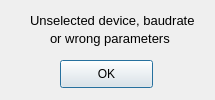
<?xml version="1.0" encoding="UTF-8"?>
<ui version="4.0">
 <class>Dialog</class>
 <widget class="QDialog" name="Dialog">
  <property name="geometry">
   <rect>
    <x>0</x>
    <y>0</y>
    <width>215</width>
    <height>100</height>
   </rect>
  </property>
  <property name="minimumSize">
   <size>
    <width>215</width>
    <height>100</height>
   </size>
  </property>
  <property name="windowTitle">
   <string>Error</string>
  </property>
  <widget class="QPushButton" name="btnOK">
   <property name="geometry">
    <rect>
     <x>60</x>
     <y>60</y>
     <width>93</width>
     <height>28</height>
    </rect>
   </property>
   <property name="text">
    <string>OK</string>
   </property>
  </widget>
  <widget class="QLabel" name="label">
   <property name="geometry">
    <rect>
     <x>30</x>
     <y>10</y>
     <width>181</width>
     <height>21</height>
    </rect>
   </property>
   <property name="font">
    <font>
     <pointsize>10</pointsize>
    </font>
   </property>
   <property name="lineWidth">
    <number>1</number>
   </property>
   <property name="text">
    <string>Unselected device, baudrate </string>
   </property>
  </widget>
  <widget class="QLabel" name="label_2">
   <property name="geometry">
    <rect>
     <x>50</x>
     <y>30</y>
     <width>141</width>
     <height>16</height>
    </rect>
   </property>
   <property name="font">
    <font>
     <pointsize>10</pointsize>
    </font>
   </property>
   <property name="text">
    <string>or wrong parameters</string>
   </property>
  </widget>
 </widget>
 <resources/>
 <connections/>
</ui>
